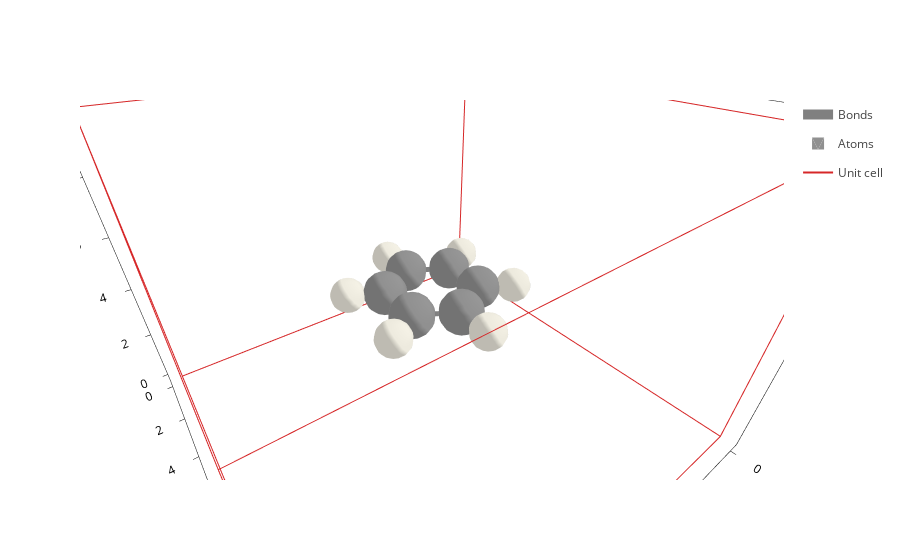

Notebook code for this chart:
### Code cell
molec.plot()

### Figure 1 — Plotly figure (JSON) as saved in the notebook; plotly's stock layout.template omitted (floating-point values rounded to 4 significant figures; data arrays with more than 128 entries replaced by an {"elided": "..."} marker saying what was removed)
{"data": [{"line": {"color": "gray", "width": 10}, "meta": {}, "mode": "lines", "name": "Bonds", "opacity": 1, "type": "scatter3d", "x": {"elided": "252 float values"}, "y": {"elided": "252 float values"}, "z": {"elided": "252 float values"}}, {"alphahull": 0, "color": "#909090", "hovertemplate": "%{meta.position}", "legendgroup": "Atoms", "meta": {"meta": {"Atoms_i": 0}, "position": "(8.23, 7.71, 5.00)"}, "name": "Atoms", "opacity": 1, "showlegend": true, "showscale": false, "type": "mesh3d", "x": {"elided": "225 float values"}, "y": {"elided": "225 float values"}, "z": {"elided": "225 float values"}}, {"alphahull": 0, "color": "#EDEADE", "hovertemplate": "%{meta.position}", "legendgroup": "Atoms", "meta": {"meta": {"Atoms_i": 1}, "position": "(9.20, 8.27, 5.00)"}, "name": "Atoms", "opacity": 1, "showlegend": false, "showscale": false, "type": "mesh3d", "x": {"elided": "225 float values"}, "y": {"elided": "225 float values"}, "z": {"elided": "225 float values"}}, {"alphahull": 0, "color": "#909090", "hovertemplate": "%{meta.position}", "legendgroup": "Atoms", "meta": {"meta": {"Atoms_i": 2}, "position": "(7.00, 8.42, 5.00)"}, "name": "Atoms", "opacity": 1, "showlegend": false, "showscale": false, "type": "mesh3d", "x": {"elided": "225 float values"}, "y": {"elided": "225 float values"}, "z": {"elided": "225 float values"}}, {"alphahull": 0, "color": "#EDEADE", "hovertemplate": "%{meta.position}", "legendgroup": "Atoms", "meta": {"meta": {"Atoms_i": 3}, "position": "(7.00, 9.54, 5.00)"}, "name": "Atoms", "opacity": 1, "showlegend": false, "showscale": false, "type": "mesh3d", "x": {"elided": "225 float values"}, "y": {"elided": "225 float values"}, "z": {"elided": "225 float values"}}, {"alphahull": 0, "color": "#909090", "hovertemplate": "%{meta.position}", "legendgroup": "Atoms", "meta": {"meta": {"Atoms_i": 4}, "position": "(5.77, 7.71, 5.00)"}, "name": "Atoms", "opacity": 1, "showlegend": false, "showscale": false, "type": "mesh3d", "x": {"elided": "225 float values"}, "y": {"elided": "225 float values"}, "z": {"elided": "225 float values"}}, {"alphahull": 0, "color": "#EDEADE", "hovertemplate": "%{meta.position}", "legendgroup": "Atoms", "meta": {"meta": {"Atoms_i": 5}, "position": "(4.80, 8.27, 5.00)"}, "name": "Atoms", "opacity": 1, "showlegend": false, "showscale": false, "type": "mesh3d", "x": {"elided": "225 float values"}, "y": {"elided": "225 float values"}, "z": {"elided": "225 float values"}}, {"alphahull": 0, "color": "#909090", "hovertemplate": "%{meta.position}", "legendgroup": "Atoms", "meta": {"meta": {"Atoms_i": 6}, "position": "(5.77, 6.29, 5.00)"}, "name": "Atoms", "opacity": 1, "showlegend": false, "showscale": false, "type": "mesh3d", "x": {"elided": "225 float values"}, "y": {"elided": "225 float values"}, "z": {"elided": "225 float values"}}, {"alphahull": 0, "color": "#EDEADE", "hovertemplate": "%{meta.position}", "legendgroup": "Atoms", "meta": {"meta": {"Atoms_i": 7}, "position": "(4.80, 5.73, 5.00)"}, "name": "Atoms", "opacity": 1, "showlegend": false, "showscale": false, "type": "mesh3d", "x": {"elided": "225 float values"}, "y": {"elided": "225 float values"}, "z": {"elided": "225 float values"}}, {"alphahull": 0, "color": "#909090", "hovertemplate": "%{meta.position}", "legendgroup": "Atoms", "meta": {"meta": {"Atoms_i": 8}, "position": "(7.00, 5.58, 5.00)"}, "name": "Atoms", "opacity": 1, "showlegend": false, "showscale": false, "type": "mesh3d", "x": {"elided": "225 float values"}, "y": {"elided": "225 float values"}, "z": {"elided": "225 float values"}}, {"alphahull": 0, "color": "#EDEADE", "hovertemplate": "%{meta.position}", "legendgroup": "Atoms", "meta": {"meta": {"Atoms_i": 9}, "position": "(7.00, 4.46, 5.00)"}, "name": "Atoms", "opacity": 1, "showlegend": false, "showscale": false, "type": "mesh3d", "x": {"elided": "225 float values"}, "y": {"elided": "225 float values"}, "z": {"elided": "225 float values"}}, {"alphahull": 0, "color": "#909090", "hovertemplate": "%{meta.position}", "legendgroup": "Atoms", "meta": {"meta": {"Atoms_i": 10}, "position": "(8.23, 6.29, 5.00)"}, "name": "Atoms", "opacity": 1, "showlegend": false, "showscale": false, "type": "mesh3d", "x": {"elided": "225 float values"}, "y": {"elided": "225 float values"}, "z": {"elided": "225 float values"}}, {"alphahull": 0, "color": "#EDEADE", "hovertemplate": "%{meta.position}", "legendgroup": "Atoms", "meta": {"meta": {"Atoms_i": 11}, "position": "(9.20, 5.73, 5.00)"}, "name": "Atoms", "opacity": 1, "showlegend": false, "showscale": false, "type": "mesh3d", "x": {"elided": "225 float values"}, "y": {"elided": "225 float values"}, "z": {"elided": "225 float values"}}, {"meta": {}, "mode": "lines", "name": "Unit cell", "type": "scatter3d", "x": [0.0, 0.0, 14.0, 14.0, 0.0, 0.0, NaN, 0.0, 0.0, 0.0, 14.0, 14.0, 0.0, NaN, 14.0, 14.0, NaN, 14.0, 14.0], "y": [0.0, 14.0, 14.0, 14.0, 14.0, 14.0, NaN, 14.0, 0.0, 0.0, 0.0, 0.0, 0.0, NaN, 14.0, 0.0, NaN, 14.0, 0.0], "z": [0.0, 0.0, 0.0, 10.0, 10.0, 0.0, NaN, 10.0, 10.0, 0.0, 0.0, 10.0, 10.0, NaN, 0.0, 0.0, NaN, 10.0, 10.0]}], "layout": {"autosize": true, "scene": {"aspectmode": "data", "aspectratio": {"x": 1.119, "y": 1.119, "z": 0.7991}, "camera": {"center": {"x": 0, "y": 0, "z": 0}, "eye": {"x": 0.5253, "y": 0.7074, "z": 0.581}, "projection": {"type": "perspective"}, "up": {"x": 0, "y": 0, "z": 1}}, "xaxis": {"title": {"text": "X axis [Ang]"}, "type": "linear"}, "yaxis": {"title": {"text": "Y axis [Ang]"}, "type": "linear"}, "zaxis": {"title": {"text": "Z axis [Ang]"}, "type": "linear"}}, "xaxis": {"scaleanchor": "y", "scaleratio": 1, "title": {"text": "X axis [Ang]"}}, "yaxis": {"title": {"text": "Y axis [Ang]"}}}}
